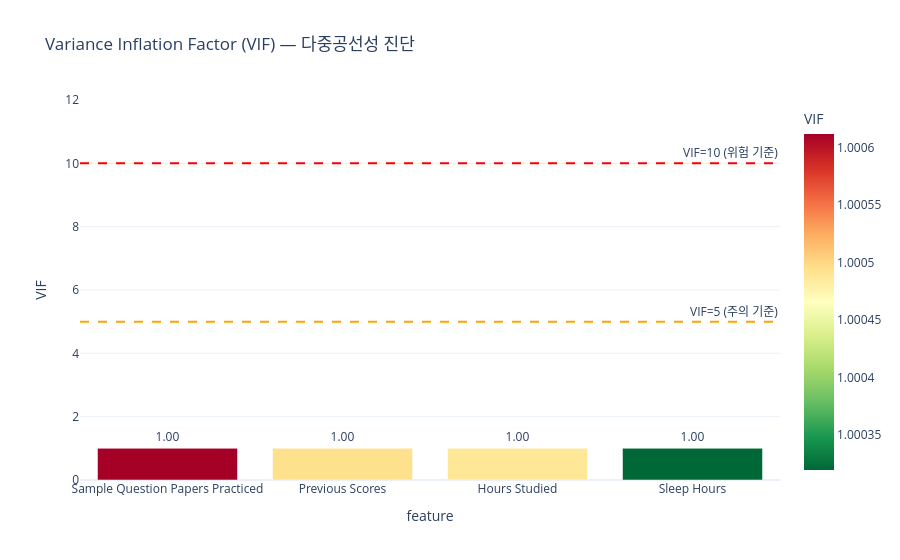

Write notebook code for a chart like this one.
### Markdown cell above
## 다중공선성(Multicollinearity) 분석

선형 회귀 전 피처 간 다중공선성 여부 확인 (VIF 기준)

- **VIF < 5**: 문제 없음
- **5 ≤ VIF < 10**: 주의
- **VIF ≥ 10**: 심각한 다중공선성 → 피처 제거 또는 Ridge 회귀 고려

### Code cell
import statsmodels.api as sm
from statsmodels.stats.outliers_influence import variance_inflation_factor

# num_features는 Step 4에서 정의되므로 여기서 직접 계산 (타깃 제외 수치형)
vif_cols = [c for c in numeric_cols if c != TARGET_COL]
X_vif = df[vif_cols].copy()
X_vif_const = sm.add_constant(X_vif)

vif_data = pd.DataFrame({
    'feature': vif_cols,
    'VIF': [
        variance_inflation_factor(X_vif_const.values, i + 1)
        for i in range(len(vif_cols))
    ]
}).sort_values('VIF', ascending=False)

logger.info('VIF 분석 완료')
display(vif_data)

fig_vif = px.bar(
    vif_data,
    x='feature', y='VIF',
    title='Variance Inflation Factor (VIF) — 다중공선성 진단',
    color='VIF',
    color_continuous_scale='RdYlGn_r',
    text='VIF',
    template='plotly_white',
)
fig_vif.update_traces(texttemplate='%{text:.2f}', textposition='outside')
fig_vif.add_hline(y=5,  line_dash='dash', line_color='orange', annotation_text='VIF=5 (주의 기준)')
fig_vif.add_hline(y=10, line_dash='dash', line_color='red',    annotation_text='VIF=10 (위험 기준)')
fig_vif.update_layout(yaxis_range=[0, max(vif_data['VIF'].max() * 1.3, 12)])
fig_vif.show()

### Figure 1 — Plotly figure (JSON) as saved in the notebook; plotly's stock layout.template omitted (floating-point values rounded to 4 significant figures)
{"data": [{"hovertemplate": "feature=%{x}<br>VIF=%{marker.color}<extra></extra>", "legendgroup": "", "marker": {"color": [1.001, 1.0, 1.0, 1.0], "coloraxis": "coloraxis", "pattern": {"shape": ""}}, "name": "", "orientation": "v", "showlegend": false, "text": [1.001, 1.0, 1.0, 1.0], "textposition": "outside", "texttemplate": "%{text:.2f}", "type": "bar", "x": ["Sample Question Papers Practiced", "Previous Scores", "Hours Studied", "Sleep Hours"], "xaxis": "x", "y": [1.001, 1.0, 1.0, 1.0], "yaxis": "y"}], "layout": {"annotations": [{"showarrow": false, "text": "VIF=5 (주의 기준)", "x": 1, "xanchor": "right", "xref": "x domain", "y": 5, "yanchor": "bottom", "yref": "y"}, {"showarrow": false, "text": "VIF=10 (위험 기준)", "x": 1, "xanchor": "right", "xref": "x domain", "y": 10, "yanchor": "bottom", "yref": "y"}], "barmode": "relative", "coloraxis": {"colorbar": {"title": {"text": "VIF"}}, "colorscale": [[0, "rgb(0,104,55)"], [0.1, "rgb(26,152,80)"], [0.2, "rgb(102,189,99)"], [0.3, "rgb(166,217,106)"], [0.4, "rgb(217,239,139)"], [0.5, "rgb(255,255,191)"], [0.6, "rgb(254,224,139)"], [0.7, "rgb(253,174,97)"], [0.8, "rgb(244,109,67)"], [0.9, "rgb(215,48,39)"], [1, "rgb(165,0,38)"]]}, "legend": {"tracegroupgap": 0}, "shapes": [{"line": {"color": "orange", "dash": "dash"}, "type": "line", "x0": 0, "x1": 1, "xref": "x domain", "y0": 5, "y1": 5, "yref": "y"}, {"line": {"color": "red", "dash": "dash"}, "type": "line", "x0": 0, "x1": 1, "xref": "x domain", "y0": 10, "y1": 10, "yref": "y"}], "title": {"text": "Variance Inflation Factor (VIF) — 다중공선성 진단"}, "xaxis": {"anchor": "y", "domain": [0, 1], "title": {"text": "feature"}}, "yaxis": {"anchor": "x", "domain": [0, 1], "range": [0, 12], "title": {"text": "VIF"}}}}
